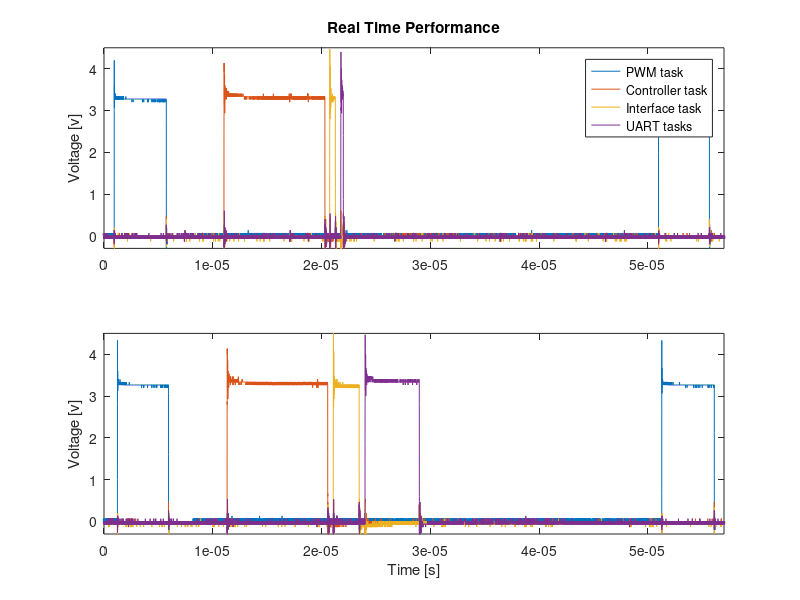

Write MATLAB code to recreate this figure.
load C1timing00003.dat;
load C2timing00003.dat;
load C3timing00003.dat;
load C4timing00003.dat;

load C1timing_tx00002.dat;
load C2timing_tx00002.dat;
load C3timing_tx00002.dat;
load C4timing_tx00002.dat;
t1_offset= 2.2*1e-5;
C1_t = C1timing00003(:,1)+t1_offset;
C1_v = C1timing00003(:,2)+t1_offset;

C2_t = C2timing00003(:,1)+t1_offset;
C2_v = C2timing00003(:,2)+t1_offset;

C3_t = C3timing00003(:,1)+t1_offset;
C3_v = C3timing00003(:,2)+t1_offset;

C4_t = C4timing00003(:,1)+t1_offset;
C4_v = C4timing00003(:,2)+t1_offset;

t_offset= 0.2*1e-5+2.2*1e-5;
C1_tx_t = C1timing_tx00002(:,1)+t_offset;
C1_tx_v = C1timing_tx00002(:,2)+t_offset;

C2_tx_t = C2timing_tx00002(:,1)+t_offset;
C2_tx_v = C2timing_tx00002(:,2)+t_offset;

C3_tx_t = C3timing_tx00002(:,1)+t_offset;
C3_tx_v = C3timing_tx00002(:,2)+t_offset;

C4_tx_t = C4timing_tx00002(:,1)+t_offset;
C4_tx_v = C4timing_tx00002(:,2)+t_offset;


fig_x = 400*2; fig_y = 225*2;
figure('Position',[100,100,fig_x,fig_y])






x = linspace(-5,5);
y1 = sin(x);
subplot(2,1,1)
plot(C1_t,C1_v,C2_t,C2_v,C4_t,C4_v,C3_t,C3_v)
title('Real Time Performance')
ylabel('Voltage [v]') % y-axis label
axis([0  5.7*1e-5 -0.3 4.5])
legend('PWM task','Controller task','Interface task','UART tasks')


y2 = sin(2*x);
subplot(2,1,2)
plot(C1_tx_t,C1_tx_v,C2_tx_t,C2_tx_v,C4_tx_t,C4_tx_v,C3_tx_t,C3_tx_v)
xlabel('Time [s]') % x-axis label
ylabel('Voltage [v]') % y-axis label
axis([0  5.7*1e-5 -0.3 4.5])

